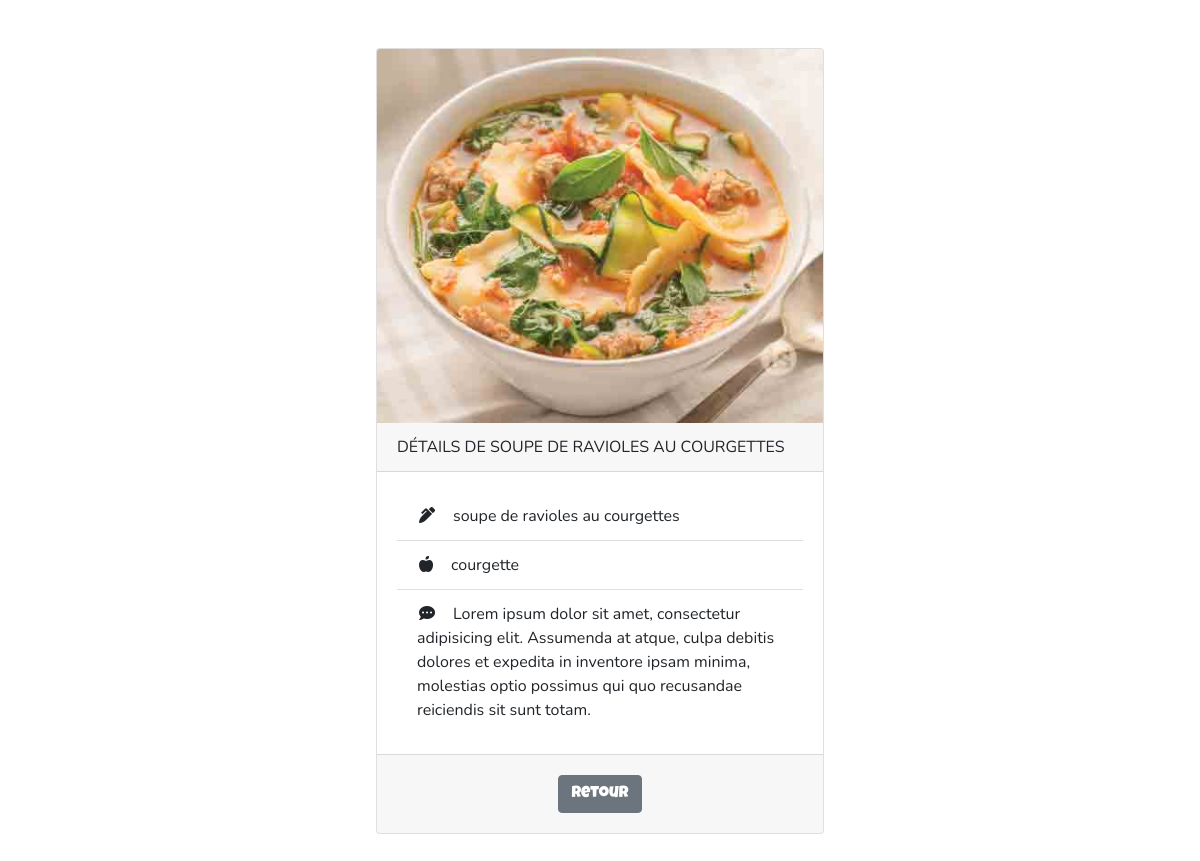
The page /index.php?controller=raviole&action=displayOne&id=5 on the database its author committed.
### tables this page shows
CREATE TABLE `ravioles` (
  `id` int(11) NOT NULL,
  `title` varchar(250) NOT NULL,
  `ingredient` varchar(250) NOT NULL,
  `description` text NOT NULL,
  `picture` varchar(250) NOT NULL
);

### controller/RaviolesController.php (called while the page is built, shortened)
<?php
class RaviolesController
{
    public function getThisById($id){
        $ravioleManager = new RaviolesManager();
        $raviole = $ravioleManager->select($id);
        require ('view/details.php');
    }
}

### model/Database.php (called while the page is built, shortened)
<?php
class Database{
    private $host = 'localhost';
    private $dbname = 'recipes';
    private $username = 'root';
    private $password = '';
    public function __construct(){
        try{
            $this->bdd = new PDO('mysql:host='.$this->host.';dbname='.$this->dbname,$this->username,$this->password);
        }
        catch(Exception $e) {
            die('Erreur '.$e->getMessage());
        }
    }
}
?>

### model/RaviolesManager.php (called while the page is built, shortened)
<?php
class RaviolesManager extends Database
{
    public function select($id)
    {
        $req = $this->bdd->prepare("SELECT * FROM ravioles WHERE id=?");
        $req->bindParam(1, $id);
        $req->execute();
        $res = $req->fetch();
        $raviole = new Ravioles($res['id'], $res['title'], $res['ingredient'], $res['description'],$res['picture']);
        return $raviole;
    }
}

### model/Ravioles.php (called while the page is built, shortened)
<?php
class Ravioles
{
    private $title;
    private $ingredient;
    private $description;
    private $picture;
    public function __construct($id, $title, $ingredient, $description, $picture)
    {
        $this->title = $title;
        $this->ingredient = $ingredient;
        $this->description = $description;
        $this->picture = $picture;
    }
    public function getTitle()
    {
        return $this->title;
    }
    public function getIngredient()
    {
        return $this->ingredient;
    }
    public function getDescription()
    {
        return $this->description;
    }
    public function getPicture()
    {
        return $this->picture;
    }
}

### view/details.php (the view, shortened to what this page needs)
<div class="d-flex justify-content-center">
    <div class="card m-5" style="width: 28rem;">
        <img class="card-img-top" src="assets/<?=$raviole->getPicture()?>" alt="<?= $raviole->getTitle()?>">
        <div class="card-header text-uppercase">
            détails de <?=$raviole->getTitle();?>
        </div>
        <div class="card-body">
            <ul class="list-group list-group-flush">
                <li class="list-group-item"><i class="fas fa-pen-alt"></i>&emsp;<?= $raviole->getTitle();?></li>
                <li class="list-group-item"><i class="fas fa-apple-alt"></i>&emsp;<?= $raviole->getIngredient();?></li>
                <li class="list-group-item"><i class="fas fa-comment-dots"></i>&emsp;<?= $raviole->getDescription();?></li>
            </ul>
        </div>
        <div class="card-footer text-center">
            <a href="index.php?controller=default&action=home">
                <button type='submit' class="btn btn-secondary mt-2 mb-2">retour</button>
            </a>
        </div>
    </div>
</div>

### rows shown on the page
ravioles: picture (picture), title "SOUPE DE RAVIOLES AU COURGETTES", title "soupe de ravioles au courgettes", ingredient "courgette", description "Lorem ipsum dolor sit amet, consectetur adipisicing elit. Assumenda at atque, culpa debitis dolores et expedita in inventore ipsam minima, molestias optio possimus qui quo recusandae reiciendis sit sunt totam."
